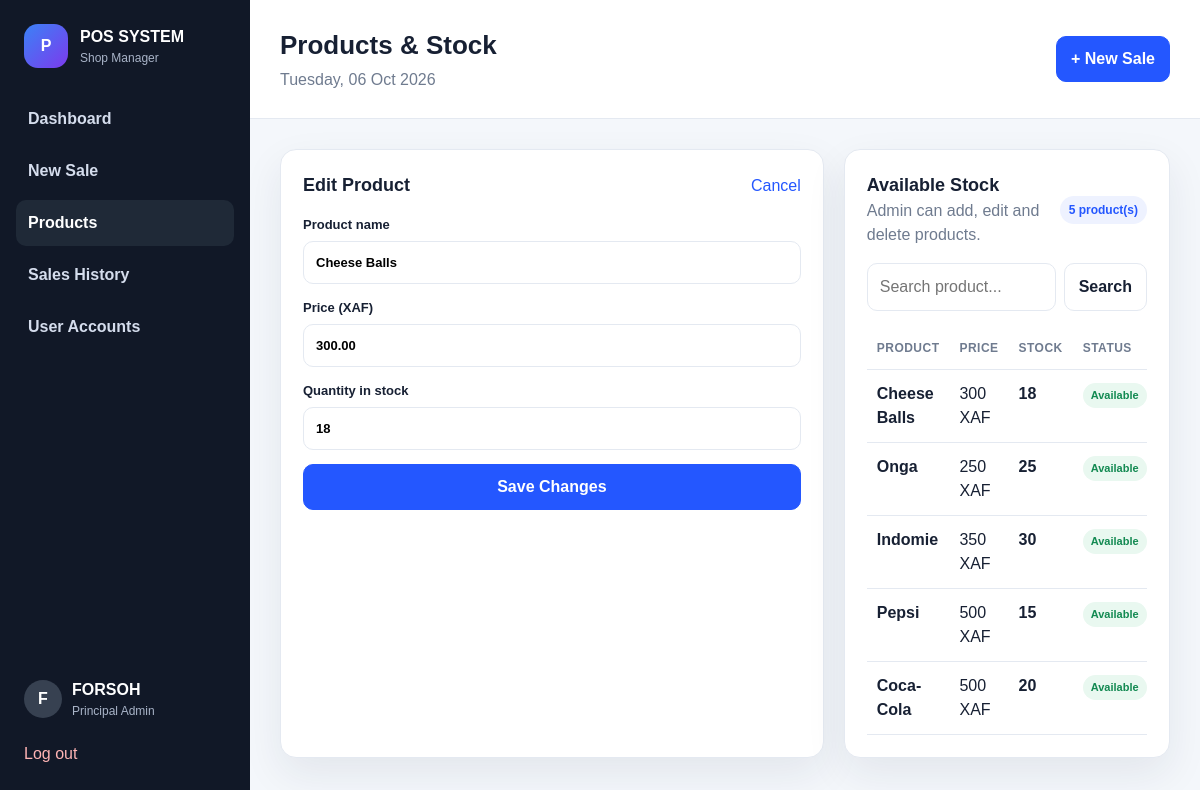
Page /products.php?edit=5 (signed in) on the committed database.
### tables this page shows
CREATE TABLE products (  
id INT UNSIGNED AUTO_INCREMENT PRIMARY KEY,  
name VARCHAR(150) NOT NULL,  
price DECIMAL(12,2) NOT NULL DEFAULT 0,  
quantity INT NOT NULL DEFAULT 0,  
created_at TIMESTAMP DEFAULT CURRENT_TIMESTAMP,  
updated_at TIMESTAMP DEFAULT CURRENT_TIMESTAMP ON UPDATE CURRENT_TIMESTAMP,  
INDEX idx_products_name (name)  
);

### includes/auth.php (called while the page is built, shortened)
<?php
function e(string $value): string {
    return htmlspecialchars($value, ENT_QUOTES, 'UTF-8');
}
function currentUser(): ?array {
    return $_SESSION['user'] ?? null;
}
?>

### products.php (the view, shortened to what this page needs)
<?php
require_once __DIR__ . '/config/database.php';
require_once __DIR__ . '/includes/auth.php';
$user = currentUser();
$isAdmin = in_array($user['role'] ?? '', ['principal_admin', 'admin'], true);
$editProduct = null;
if (isset($_GET['edit']) && $isAdmin) {
    $stmt = $pdo->prepare('SELECT id, name, price, quantity FROM products WHERE id = ?');
    $stmt->execute([(int)$_GET['edit']]);
    $editProduct = $stmt->fetch() ?: null;
}
$search = trim((string)($_GET['search'] ?? ''));
if ($search !== '') {
    $stmt = $pdo->prepare('SELECT * FROM products WHERE name LIKE ? ORDER BY id DESC');
    $stmt->execute(['%' . $search . '%']);
    $products = $stmt->fetchAll();
} else {
    $products = $pdo->query('SELECT * FROM products ORDER BY id DESC')->fetchAll();
}
require __DIR__ . '/includes/header.php';
?>
<div class="two-col products-layout">
<?php if ($isAdmin): ?>
<div class="panel form-panel">
<div class="panel-head"><h2><?= $editProduct ? 'Edit Product' : 'Add Product' ?></h2><?php if ($editProduct): ?><a href="products.php">Cancel</a><?php endif; ?></div>
<form method="post">
<label>Product name<input name="name" required value="<?= e($editProduct['name'] ?? '') ?>" placeholder="e.g. Coca-Cola"></label>
<label>Price (XAF)<input type="number" name="price" min="0" step="1" required value="<?= e((string)($editProduct['price'] ?? '')) ?>"></label>
<label>Quantity in stock<input type="number" name="quantity" min="0" step="1" required value="<?= e((string)($editProduct['quantity'] ?? 0)) ?>"></label>
<button class="btn primary full" type="submit"><?= $editProduct ? 'Save Changes' : 'Add Product' ?></button>
</form>
</div>
<?php endif; ?>
<div class="panel">
<div class="panel-head"><div><h2>Available Stock</h2><span class="muted"><?= $isAdmin ? 'Admin can add, edit and delete products.' : 'Cashier view is read-only.' ?></span></div><span class="badge"><?= count($products) ?> product(s)</span></div>
<form class="search-form" method="get">
<input name="search" value="<?= e($search) ?>" placeholder="Search product...">
<button class="btn" type="submit">Search</button>
</form>
<div class="table-wrap"><table><thead><tr><th>Product</th><th>Price</th><th>Stock</th><th>Status</th><?php if ($isAdmin): ?><th></th><?php endif; ?></tr></thead><tbody>
<?php foreach ($products as $product): ?>
<tr>
<td><strong><?= e($product['name']) ?></strong></td>
<td><?= number_format((float)$product['price'], 0) ?> XAF</td>
<td><strong><?= (int)$product['quantity'] ?></strong></td>
<td><?= (int)$product['quantity'] <= 0 ? '<span class="status danger">Out of stock</span>' : ((int)$product['quantity'] <= 5 ? '<span class="status warning">Low stock</span>' : '<span class="status good">Available</span>') ?></td>
</tr>
<?php endforeach; ?>
</tbody></table></div>
</div>
</div>
<?php require __DIR__ . '/includes/footer.php';
?>

### assets/css/style.css (style rules this page uses)
* { box-sizing: border-box; }
:root { --bg: #f4f7fb; --card: #ffffff; --text: #172033; --muted: #6f7b8f; --line: #e4e9f1; --primary: #2457ff; --primary-dark: #1742cf; --success: #138a52; --warning: #b87400; --danger: #c73535; --shadow: 0 16px 40px rgba(25, 40, 70, 0.08); }
body { margin: 0; font-family: Arial, Helvetica, sans-serif; background: var(--bg); color: var(--text); line-height: 1.5; }
a { color: var(--primary); text-decoration: none; }
button, input, select { font: inherit; }
.two-col, .sale-layout { display: grid; grid-template-columns: minmax(0, 1.25fr) minmax(320px, 0.75fr); gap: 20px; }
.panel { background: var(--card); border: 1px solid var(--line); border-radius: 16px; box-shadow: var(--shadow); padding: 22px; }
.panel-head { display: flex; justify-content: space-between; align-items: center; gap: 12px; margin-bottom: 16px; }
.panel-head h2 { margin: 0; font-size: 18px; }
.muted { color: var(--muted); }
.badge { background: #eef2ff; color: var(--primary); padding: 5px 9px; border-radius: 999px; font-size: 12px; font-weight: 800; white-space: nowrap; }
.search-form { display: flex; gap: 8px; margin-bottom: 16px; }
.search-form input, .search-input { flex: 1; min-width: 0; padding: 11px 12px; border: 1px solid var(--line); border-radius: 10px; outline: none; }
label { display: grid; gap: 6px; font-size: 13px; font-weight: 700; margin-bottom: 14px; }
label input, label select { width: 100%; padding: 11px 12px; border: 1px solid var(--line); border-radius: 10px; background: #fff; }
.btn { display: inline-flex; align-items: center; justify-content: center; gap: 6px; padding: 10px 14px; border: 1px solid var(--line); border-radius: 10px; background: #fff; color: var(--text); cursor: pointer; font-weight: 800; text-decoration: none; }
.btn.primary { background: var(--primary); color: #fff; border-color: var(--primary); }
.btn.full { width: 100%; }
.table-wrap { width: 100%; overflow-x: auto; }
table { width: 100%; border-collapse: collapse; }
th, td { padding: 12px 10px; border-bottom: 1px solid var(--line); text-align: left; vertical-align: top; }
th { font-size: 12px; text-transform: uppercase; letter-spacing: 0.04em; color: var(--muted); }
.status { display: inline-flex; padding: 4px 8px; border-radius: 999px; font-size: 11px; font-weight: 800; }
.status.good { background: #e9f8f0; color: var(--success); }

### rows in the picture
products: name "Cheese Balls", price "300.00", quantity "18", price "300", shows "Available"
products: name "Onga", price "250", quantity "25", shows "Available"
products: name "Indomie", price "350", quantity "30", shows "Available"
products: name "Pepsi", price "500", quantity "15", shows "Available"
products: name "Coca-Cola", price "500", quantity "20", shows "Available"

### other values in the picture
substr($user['name'], 0, 1) "F"
$user['name'] "FORSOH"
str_replace('_', ' ', $user['role']) "Principal Admin"
$pageTitle "Products & Stock"
count($products) "5"
